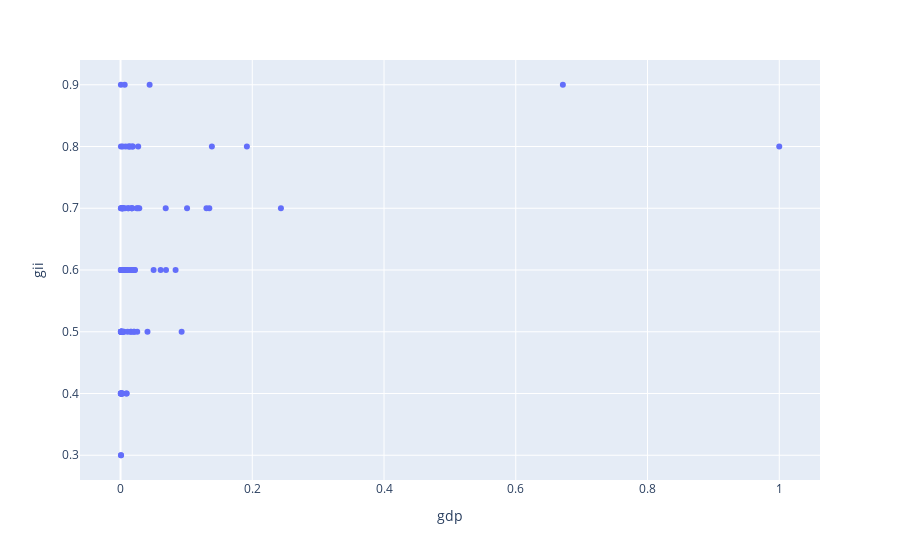

The code cell stored with this chart in its notebook:
### Code cell
# regress
fig = px.scatter(df, x='gdp', y='gii') 
fig.show() #Larger economy is associated with better innovation efficiency and nothing can be said about smaller economies
